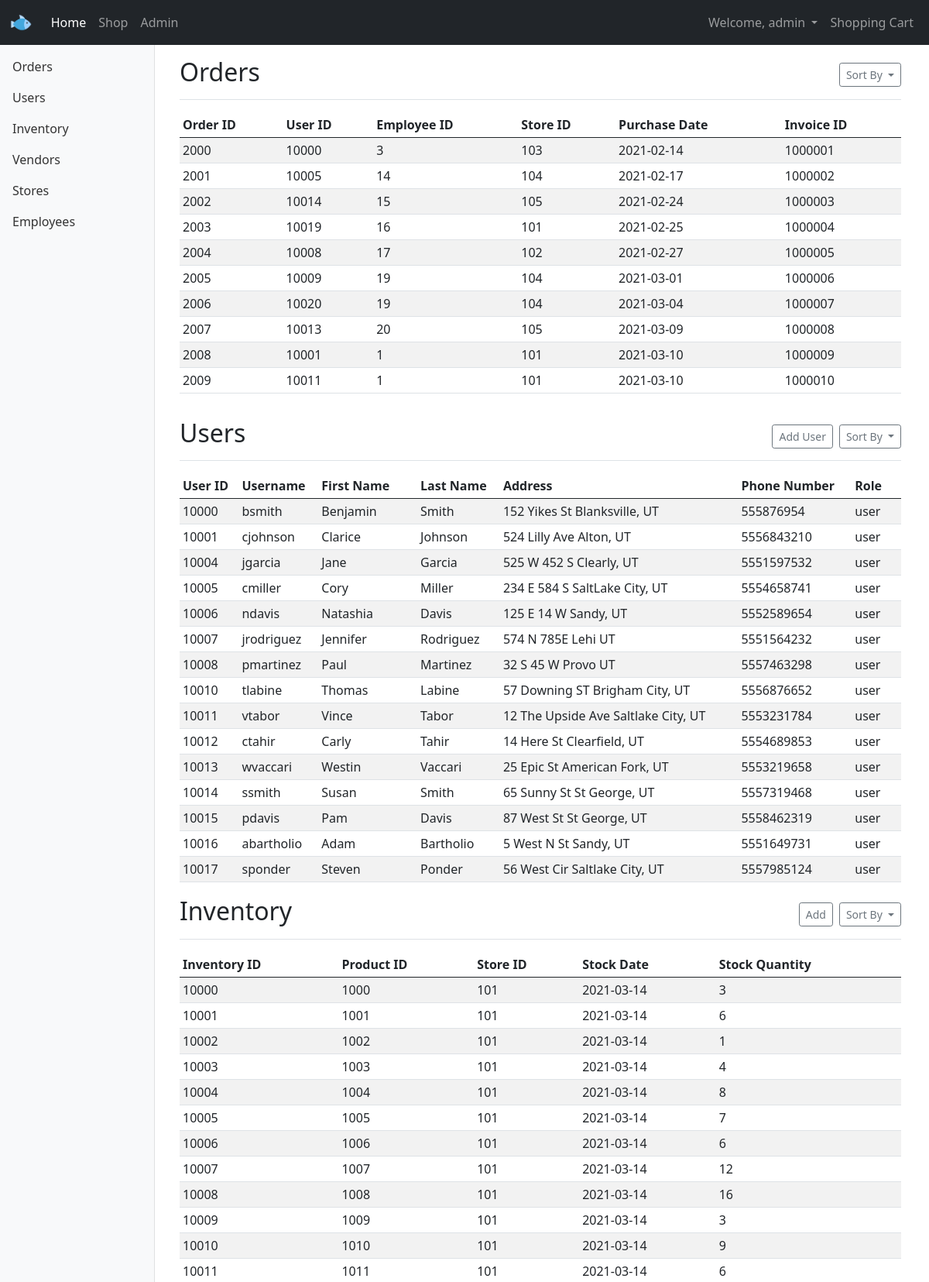
The page /pages/admin.php (signed in, upper part) on the database its author committed.
### tables this page shows
CREATE TABLE `order_table` (
  `user_id` varchar(100) NOT NULL,
  `employee_id` varchar(100) NOT NULL,
  `store_id` varchar(100) NOT NULL,
  `purchase_date` date NOT NULL,
  `order_id` varchar(100) NOT NULL,
  `invoice_id` varchar(100) NOT NULL
);

CREATE TABLE `user_table` (
  `username` varchar(128) NOT NULL,
  `user_id` varchar(100) NOT NULL,
  `first_name` text NOT NULL,
  `last_name` text NOT NULL,
  `address` varchar(100) NOT NULL,
  `phone_number` bigint(20) NOT NULL,
  `password` varchar(128) NOT NULL,
  `user_role` text NOT NULL
);

CREATE TABLE `inventory` (
  `inventory_id` varchar(100) NOT NULL,
  `product_id` varchar(100) NOT NULL,
  `store_id` varchar(100) NOT NULL,
  `stock_date` date NOT NULL,
  `stock_quantity` int(11) NOT NULL
);

### pages/admin.php (the view, shortened to what this page needs)
<?php
include('header.php');
?>
  <div class="container-fluid">
    <nav id="sidebarMenu" class="col-md-3 col-lg-2 d-md-block bg-light sidebar collapse">
      <div class="position-sticky pt-3">
        <ul class="nav flex-column">
          <li class="nav-item">
            <a class="nav-link" href="#orders">
              Orders
            </a>
          </li>
          <li class="nav-item">
            <a class="nav-link" href="#users">
              Users
            </a>
          </li>
          <li class="nav-item">
            <a class="nav-link" href="#inventory">
              Inventory
            </a>
          </li>
          <li class="nav-item">
            <a class="nav-link" href="#vendors">
              Vendors
            </a>
          </li>
          <li class="nav-item">
            <a class="nav-link" href="#stores">
              Stores
            </a>
          </li>
          <li class="nav-item">
            <a class="nav-link" href="#employees">
              Employees
            </a>
          </li>
        </ul>
      </div>
    </nav>
    <main class="col-md-9 ms-sm-auto col-lg-10 px-md-4">
      <div id="orders" class="d-flex justify-content-between flex-wrap flex-md-nowrap align-items-center pt-3 pb-2 mb-3 border-bottom">
        <h2>Orders</h2>
        <div class="btn-toolbar mb-2 mb-md-0">
          <button type="button" class="btn btn-sm btn-outline-secondary dropdown-toggle">
            Sort By
          </button>
        </div>
      </div>
      <div class="admin-table table-responsive overflow-auto">
        <table class="table table-striped table-hover table-sm">
          <thead>
            <tr>
              <th>Order ID</th>
              <th>User ID</th>
              <th>Employee ID</th>
              <th>Store ID</th>
              <th>Purchase Date</th>
              <th>Invoice ID</th>
            </tr>
          </thead>
          <tbody>
            <?php
            $conn = new mysqli($hn, $un, $pw, $db);
            $query = "SELECT user_id, employee_id, store_id, purchase_date, order_id, invoice_id FROM order_table";
            $result = $conn->query($query);
            $rows = $result->num_rows;
            for($j=0; $j<$rows; ++$j) {
              $row = $result->fetch_array(MYSQLI_ASSOC);
              echo <<<_END
              <tr class="clickable-row" onclick="window.location.href='order-details.php?id=$row[order_id]';">
                <td>$row[order_id]</td>
                <td>$row[user_id]</td>
                <td>$row[employee_id]</td>
                <td>$row[store_id]</td>
                <td>$row[purchase_date]</td>
                <td>$row[invoice_id]</td>
              </tr>
              _END;
            }
            ?>
          </tbody>
        </table>
      </div>
      <div id="users" class="d-flex justify-content-between flex-wrap flex-md-nowrap align-items-center pt-3 pb-2 mb-3 border-bottom">
        <h2>Users</h2>
        <div class="btn-toolbar mb-2 mb-md-0">
          <div class="btn-group me-2">
            <button type="button" class="btn btn-sm btn-outline-secondary" onclick="window.location.href='add-user.php';">Add User</button>
          </div>
          <button type="button" class="btn btn-sm btn-outline-secondary dropdown-toggle">
            Sort By
          </button>
        </div>
      </div>
      <div class="admin-table table-responsive overflow-auto">
        <table class="table table-striped table-hover table-sm">
          <thead>
            <tr>
              <th>User ID</th>
              <th>Username</th>
              <th>First Name</th>
              <th>Last Name</th>
              <th>Address</th>
              <th>Phone Number</th>
              <th>Role</th>
            </tr>
          </thead>
          <tbody>
            <?php
            $conn = new mysqli($hn, $un, $pw, $db);
            $query = "SELECT user_id, username, first_name, last_name, address, phone_number, password, user_role FROM user_table";
            $result = $conn->query($query);
            $rows = $result->num_rows;
            for($j=0; $j<$rows; ++$j) {
              $row = $result->fetch_array(MYSQLI_ASSOC);
              echo <<<_END
              <tr class="clickable-row" onclick="window.location.href='user-details.php?uid=$row[user_id]';">
                <td>$row[user_id]</td>
                <td>$row[username]</td>
                <td>$row[first_name]</td>
                <td>$row[last_name]</td>
                <td>$row[address]</td>
                <td>$row[phone_number]</td>
                <td>$row[user_role]</td>
              </tr>
              _END;
            }
            ?>
          </tbody>
        </table>
      </div>
      <div id="inventory" class="d-flex justify-content-between flex-wrap flex-md-nowrap align-items-center pt-3 pb-2 mb-3 border-bottom">
        <h2>Inventory</h2>
        <div class="btn-toolbar mb-2 mb-md-0">
          <div class="btn-group me-2">
            <button type="button" class="btn btn-sm btn-outline-secondary">Add</button>
          </div>
          <button type="button" class="btn btn-sm btn-outline-secondary dropdown-toggle">
            Sort By
          </button>
        </div>
      </div>
      <div class="admin-table table-responsive overflow-auto">
        <table class="table table-striped table-hover table-sm">
          <thead>
            <tr>
              <th>Inventory ID</th>
              <th>Product ID</th>
              <th>Store ID</th>
              <th>Stock Date</th>
              <th>Stock Quantity</th>
            </tr>
          </thead>
          <tbody>
            <?php
            $conn = new mysqli($hn, $un, $pw, $db);
            $query = "SELECT inventory_id, product_id, store_id, stock_date, stock_quantity FROM inventory";
            $result = $conn->query($query);
            $rows = $result->num_rows;
            for($j=0; $j<$rows; ++$j) {
              $row = $result->fetch_array(MYSQLI_ASSOC);
              echo <<<_END
              <tr class="clickable-row" onclick="window.location.href='inventory-details.php?id=$row[product_id]';">
                <td>$row[inventory_id]</td>
                <td>$row[product_id]</td>
                <td>$row[store_id]</td>
                <td>$row[stock_date]</td>
                <td>$row[stock_quantity]</td>
              </tr>
              _END;
            }
            ?>
          </tbody>
        </table>
      </div>
    </main>
  </div>
</body>
</html>

### styles/theme.css (style rules this page uses)
.sidebar { position: fixed; top: 0; bottom: 0; left: 0; z-index: 100; padding: 50px 0 0; box-shadow: inset -1px 0 0 rgba(0, 0, 0, .1); }
.sidebar .nav-link { font-weight: 500; color: #333; }
.admin-table { max-height: 530px; }
.clickable-row { cursor: pointer; }

### rows shown on the page
order_table: order_id "2000", user "10000", employee "3", store "103", purchase_date "2021-02-14", invoice "1000001"
order_table: order_id "2001", user "10005", employee "14", store "104", purchase_date "2021-02-17", invoice "1000002"
order_table: order_id "2002", user "10014", employee "15", store "105", purchase_date "2021-02-24", invoice "1000003"
order_table: order_id "2003", user "10019", employee "16", store "101", purchase_date "2021-02-25", invoice "1000004"
order_table: order_id "2004", user "10008", employee "17", store "102", purchase_date "2021-02-27", invoice "1000005"
order_table: order_id "2005", user "10009", employee "19", store "104", purchase_date "2021-03-01", invoice "1000006"
order_table: order_id "2006", user "10020", employee "19", store "104", purchase_date "2021-03-04", invoice "1000007"
order_table: order_id "2007", user "10013", employee "20", store "105", purchase_date "2021-03-09", invoice "1000008"
order_table: order_id "2008", user "10001", employee "1", store "101", purchase_date "2021-03-10", invoice "1000009"
order_table: order_id "2009", user "10011", employee "1", store "101", purchase_date "2021-03-10", invoice "1000010"
user_table: user_id "10000", username "bsmith", first_name "Benjamin", last_name "Smith", address "152 Yikes St Blanksville, UT", phone_number "555876954", user_role "user"
user_table: user_id "10001", username "cjohnson", first_name "Clarice", last_name "Johnson", address "524 Lilly Ave Alton, UT", phone_number "5556843210", user_role "user"
user_table: user_id "10004", username "jgarcia", first_name "Jane", last_name "Garcia", address "525 W 452 S Clearly, UT", phone_number "5551597532", user_role "user"
user_table: user_id "10005", username "cmiller", first_name "Cory", last_name "Miller", address "234 E 584 S SaltLake City, UT", phone_number "5554658741", user_role "user"
user_table: user_id "10006", username "ndavis", first_name "Natashia", last_name "Davis", address "125 E 14 W Sandy, UT", phone_number "5552589654", user_role "user"
user_table: user_id "10007", username "jrodriguez", first_name "Jennifer", last_name "Rodriguez", address "574 N 785E Lehi UT", phone_number "5551564232", user_role "user"
user_table: user_id "10008", username "pmartinez", first_name "Paul", last_name "Martinez", address "32 S 45 W Provo UT", phone_number "5557463298", user_role "user"
user_table: user_id "10010", username "tlabine", first_name "Thomas", last_name "Labine", address "57 Downing ST Brigham City, UT", phone_number "5556876652", user_role "user"
user_table: user_id "10011", username "vtabor", first_name "Vince", last_name "Tabor", address "12 The Upside Ave Saltlake City, UT", phone_number "5553231784", user_role "user"
user_table: user_id "10012", username "ctahir", first_name "Carly", last_name "Tahir", address "14 Here St Clearfield, UT", phone_number "5554689853", user_role "user"
user_table: user_id "10013", username "wvaccari", first_name "Westin", last_name "Vaccari", address "25 Epic St American Fork, UT", phone_number "5553219658", user_role "user"
user_table: user_id "10014", username "ssmith", first_name "Susan", last_name "Smith", address "65 Sunny St St George, UT", phone_number "5557319468", user_role "user"
user_table: user_id "10015", username "pdavis", first_name "Pam", last_name "Davis", address "87 West St St George, UT", phone_number "5558462319", user_role "user"
user_table: user_id "10016", username "abartholio", first_name "Adam", last_name "Bartholio", address "5 West N St Sandy, UT", phone_number "5551649731", user_role "user"
user_table: user_id "10017", username "sponder", first_name "Steven", last_name "Ponder", address "56 West Cir Saltlake City, UT", phone_number "5557985124", user_role "user"
inventory: inventory_id "10000", product "1000", store "101", stock_date "2021-03-14", stock_quantity "3"
inventory: inventory_id "10001", product "1001", store "101", stock_date "2021-03-14", stock_quantity "6"
inventory: inventory_id "10002", product "1002", store "101", stock_date "2021-03-14", stock_quantity "1"
inventory: inventory_id "10003", product "1003", store "101", stock_date "2021-03-14", stock_quantity "4"
inventory: inventory_id "10004", product "1004", store "101", stock_date "2021-03-14", stock_quantity "8"
inventory: inventory_id "10005", product "1005", store "101", stock_date "2021-03-14", stock_quantity "7"
inventory: inventory_id "10006", product "1006", store "101", stock_date "2021-03-14", stock_quantity "6"
inventory: inventory_id "10007", product "1007", store "101", stock_date "2021-03-14", stock_quantity "12"
inventory: inventory_id "10008", product "1008", store "101", stock_date "2021-03-14", stock_quantity "16"
inventory: inventory_id "10009", product "1009", store "101", stock_date "2021-03-14", stock_quantity "3"
inventory: inventory_id "10010", product "1010", store "101", stock_date "2021-03-14", stock_quantity "9"
inventory: inventory_id "10011", product "1011", store "101", stock_date "2021-03-14", stock_quantity "6"

### other values the page prints
$username "admin"
